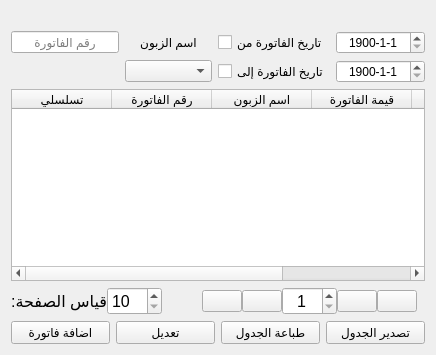
            <widget class="QWidget" name="tab_3">
             <attribute name="title">
              <string>فاتورة مبيع</string>
             </attribute>
             <layout class="QHBoxLayout" name="horizontalLayout_7">
              <item>
               <layout class="QVBoxLayout" name="verticalLayout_12">
                <property name="sizeConstraint">
                 <enum>QLayout::SetDefaultConstraint</enum>
                </property>
                <item>
                 <layout class="QGridLayout" name="gridLayout_5">
                  <property name="topMargin">
                   <number>20</number>
                  </property>
                  <item row="1" column="2">
                   <widget class="QCheckBox" name="ch_billsell_date_to">
                    <property name="sizePolicy">
                     <sizepolicy hsizetype="Expanding" vsizetype="Fixed">
                      <horstretch>0</horstretch>
                      <verstretch>0</verstretch>
                     </sizepolicy>
                    </property>
                    <property name="text">
                     <string>تاريخ الفاتورة إلى</string>
                    </property>
                   </widget>
                  </item>
                  <item row="1" column="3">
                   <widget class="QDateEdit" name="billsell_date_to">
                    <property name="sizePolicy">
                     <sizepolicy hsizetype="Expanding" vsizetype="Fixed">
                      <horstretch>0</horstretch>
                      <verstretch>0</verstretch>
                     </sizepolicy>
                    </property>
                    <property name="layoutDirection">
                     <enum>Qt::LeftToRight</enum>
                    </property>
                    <property name="locale">
                     <locale language="English" country="Kenya"/>
                    </property>
                    <property name="alignment">
                     <set>Qt::AlignCenter</set>
                    </property>
                    <property name="specialValueText">
                     <string/>
                    </property>
                    <property name="minimumDate">
                     <date>
                      <year>1900</year>
                      <month>1</month>
                      <day>1</day>
                     </date>
                    </property>
                    <property name="displayFormat">
                     <string>yyyy-M-d</string>
                    </property>
                    <property name="date">
                     <date>
                      <year>1900</year>
                      <month>1</month>
                      <day>1</day>
                     </date>
                    </property>
                   </widget>
                  </item>
                  <item row="0" column="2">
                   <widget class="QCheckBox" name="ch_billsell_date_from">
                    <property name="sizePolicy">
                     <sizepolicy hsizetype="Expanding" vsizetype="Fixed">
                      <horstretch>0</horstretch>
                      <verstretch>0</verstretch>
                     </sizepolicy>
                    </property>
                    <property name="text">
                     <string>تاريخ الفاتورة من</string>
                    </property>
                   </widget>
                  </item>
                  <item row="0" column="0">
                   <widget class="QLineEdit" name="billsell_code">
                    <property name="alignment">
                     <set>Qt::AlignCenter</set>
                    </property>
                    <property name="placeholderText">
                     <string>رقم الفاتورة</string>
                    </property>
                   </widget>
                  </item>
                  <item row="1" column="1">
                   <widget class="QComboBox" name="billsell_cname">
                    <property name="sizePolicy">
                     <sizepolicy hsizetype="Expanding" vsizetype="Fixed">
                      <horstretch>0</horstretch>
                      <verstretch>0</verstretch>
                     </sizepolicy>
                    </property>
                   </widget>
                  </item>
                  <item row="0" column="1">
                   <widget class="QLabel" name="label_45">
                    <property name="text">
                     <string>اسم الزبون</string>
                    </property>
                    <property name="alignment">
                     <set>Qt::AlignCenter</set>
                    </property>
                   </widget>
                  </item>
                  <item row="0" column="3">
                   <widget class="QDateEdit" name="billsell_date_from">
                    <property name="sizePolicy">
                     <sizepolicy hsizetype="Expanding" vsizetype="Fixed">
                      <horstretch>0</horstretch>
                      <verstretch>0</verstretch>
                     </sizepolicy>
                    </property>
                    <property name="layoutDirection">
                     <enum>Qt::LeftToRight</enum>
                    </property>
                    <property name="locale">
                     <locale language="English" country="Kenya"/>
                    </property>
                    <property name="alignment">
                     <set>Qt::AlignCenter</set>
                    </property>
                    <property name="specialValueText">
                     <string/>
                    </property>
                    <property name="minimumDate">
                     <date>
                      <year>1900</year>
                      <month>1</month>
                      <day>1</day>
                     </date>
                    </property>
                    <property name="displayFormat">
                     <string>yyyy-M-d</string>
                    </property>
                    <property name="date">
                     <date>
                      <year>1900</year>
                      <month>1</month>
                      <day>1</day>
                     </date>
                    </property>
                   </widget>
                  </item>
                 </layout>
                </item>
                <item>
                 <widget class="QTableWidget" name="bs_table">
                  <column>
                   <property name="text">
                    <string>تسلسلي</string>
                   </property>
                  </column>
                  <column>
                   <property name="text">
                    <string>رقم الفاتورة</string>
                   </property>
                  </column>
                  <column>
                   <property name="text">
                    <string>اسم الزبون</string>
                   </property>
                  </column>
                  <column>
                   <property name="text">
                    <string>قيمة الفاتورة</string>
                   </property>
                  </column>
                  <column>
                   <property name="text">
                    <string>مدفوعة أم لا</string>
                   </property>
                  </column>
                  <column>
                   <property name="text">
                    <string>تاريخ الفاتورة</string>
                   </property>
                  </column>
                 </widget>
                </item>
                <item>
                 <layout class="QHBoxLayout" name="horizontalLayout_24" stretch="2,4,5,1,1,4,1,1">
                  <property name="spacing">
                   <number>0</number>
                  </property>
                  <property name="rightMargin">
                   <number>8</number>
                  </property>
                  <property name="bottomMargin">
                   <number>0</number>
                  </property>
                  <item>
                   <widget class="QLabel" name="label_30">
                    <property name="font">
                     <font>
                      <pointsize>12</pointsize>
                      <weight>50</weight>
                      <italic>false</italic>
                      <bold>false</bold>
                     </font>
                    </property>
                    <property name="text">
                     <string>قياس الصفحة:</string>
                    </property>
                   </widget>
                  </item>
                  <item>
                   <widget class="QSpinBox" name="bs_page_size">
                    <property name="font">
                     <font>
                      <pointsize>12</pointsize>
                      <weight>50</weight>
                      <italic>false</italic>
                      <bold>false</bold>
                     </font>
                    </property>
                    <property name="minimum">
                     <number>10</number>
                    </property>
                    <property name="maximum">
                     <number>200</number>
                    </property>
                    <property name="singleStep">
                     <number>10</number>
                    </property>
                   </widget>
                  </item>
                  <item>
                   <spacer name="horizontalSpacer_7">
                    <property name="orientation">
                     <enum>Qt::Horizontal</enum>
                    </property>
                    <property name="sizeHint" stdset="0">
                     <size>
                      <width>40</width>
                      <height>20</height>
                     </size>
                    </property>
                   </spacer>
                  </item>
                  <item>
                   <widget class="QPushButton" name="bs_last">
                    <property name="text">
                     <string/>
                    </property>
                    <property name="icon">
                     <iconset resource="icons.qrc">
                      <normaloff>:/icons/icons/last-white.png</normaloff>:/icons/icons/last-white.png</iconset>
                    </property>
                    <property name="iconSize">
                     <size>
                      <width>40</width>
                      <height>40</height>
                     </size>
                    </property>
                   </widget>
                  </item>
                  <item>
                   <widget class="QPushButton" name="bs_post">
                    <property name="text">
                     <string/>
                    </property>
                    <property name="icon">
                     <iconset resource="icons.qrc">
                      <normaloff>:/icons/icons/next-white.png</normaloff>:/icons/icons/next-white.png</iconset>
                    </property>
                    <property name="iconSize">
                     <size>
                      <width>40</width>
                      <height>40</height>
                     </size>
                    </property>
                   </widget>
                  </item>
                  <item>
                   <widget class="QSpinBox" name="bs_page_num">
                    <property name="font">
                     <font>
                      <pointsize>12</pointsize>
                      <weight>50</weight>
                      <italic>false</italic>
                      <bold>false</bold>
                     </font>
                    </property>
                    <property name="alignment">
                     <set>Qt::AlignCenter</set>
                    </property>
                    <property name="minimum">
                     <number>1</number>
                    </property>
                    <property name="maximum">
                     <number>999</number>
                    </property>
                   </widget>
                  </item>
                  <item>
                   <widget class="QPushButton" name="bs_previous">
                    <property name="text">
                     <string/>
                    </property>
                    <property name="icon">
                     <iconset resource="icons.qrc">
                      <normaloff>:/icons/icons/previous-white.png</normaloff>:/icons/icons/previous-white.png</iconset>
                    </property>
                    <property name="iconSize">
                     <size>
                      <width>40</width>
                      <height>40</height>
                     </size>
                    </property>
                   </widget>
                  </item>
                  <item>
                   <widget class="QPushButton" name="bs_first">
                    <property name="text">
                     <string/>
                    </property>
                    <property name="icon">
                     <iconset resource="icons.qrc">
                      <normaloff>:/icons/icons/first-white.png</normaloff>:/icons/icons/first-white.png</iconset>
                    </property>
                    <property name="iconSize">
                     <size>
                      <width>40</width>
                      <height>40</height>
                     </size>
                    </property>
                   </widget>
                  </item>
                 </layout>
                </item>
                <item>
                 <layout class="QHBoxLayout" name="horizontalLayout_9">
                  <item>
                   <widget class="QPushButton" name="btn_add_billsell">
                    <property name="text">
                     <string>اضافة فاتورة</string>
                    </property>
                   </widget>
                  </item>
                  <item>
                   <widget class="QPushButton" name="btn_edit_billsell">
                    <property name="text">
                     <string>تعديل</string>
                    </property>
                   </widget>
                  </item>
                  <item>
                   <widget class="QPushButton" name="btn_print_table_bs">
                    <property name="text">
                     <string>طباعة الجدول</string>
                    </property>
                   </widget>
                  </item>
                  <item>
                   <widget class="QPushButton" name="btn_to_exel_bs">
                    <property name="text">
                     <string>تصدير الجدول</string>
                    </property>
                   </widget>
                  </item>
                 </layout>
                </item>
               </layout>
              </item>
             </layout>
            </widget>
